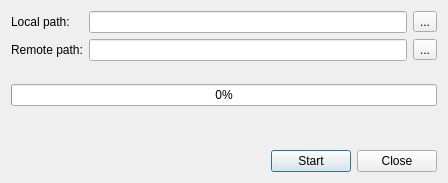
<?xml version="1.0" encoding="UTF-8"?>
<ui version="4.0">
 <class>FileTransferDialog</class>
 <widget class="QDialog" name="FileTransferDialog">
  <property name="geometry">
   <rect>
    <x>0</x>
    <y>0</y>
    <width>448</width>
    <height>183</height>
   </rect>
  </property>
  <property name="windowTitle">
   <string>File transfer</string>
  </property>
  <layout class="QVBoxLayout" name="verticalLayout">
   <item>
    <layout class="QFormLayout" name="formLayout">
     <item row="0" column="0">
      <widget class="QLabel" name="labelStatus_2">
       <property name="text">
        <string>Local path:</string>
       </property>
      </widget>
     </item>
     <item row="0" column="1">
      <layout class="QHBoxLayout" name="horizontalLayout_3">
       <item>
        <widget class="QLineEdit" name="lineEditLocalPath"/>
       </item>
       <item>
        <widget class="QToolButton" name="toolButtonLocalBrowse">
         <property name="text">
          <string>...</string>
         </property>
        </widget>
       </item>
      </layout>
     </item>
     <item row="1" column="0">
      <widget class="QLabel" name="labelStatus_3">
       <property name="text">
        <string>Remote path:</string>
       </property>
      </widget>
     </item>
     <item row="1" column="1">
      <layout class="QHBoxLayout" name="horizontalLayout_4">
       <item>
        <widget class="QLineEdit" name="lineEditRemotePath"/>
       </item>
       <item>
        <widget class="QToolButton" name="toolButtonRemoteBrowse">
         <property name="text">
          <string>...</string>
         </property>
        </widget>
       </item>
      </layout>
     </item>
    </layout>
   </item>
   <item>
    <spacer name="verticalSpacer_2">
     <property name="orientation">
      <enum>Qt::Vertical</enum>
     </property>
     <property name="sizeHint" stdset="0">
      <size>
       <width>20</width>
       <height>40</height>
      </size>
     </property>
    </spacer>
   </item>
   <item>
    <widget class="QProgressBar" name="progressBar">
     <property name="value">
      <number>0</number>
     </property>
    </widget>
   </item>
   <item>
    <spacer name="verticalSpacer">
     <property name="orientation">
      <enum>Qt::Vertical</enum>
     </property>
     <property name="sizeHint" stdset="0">
      <size>
       <width>20</width>
       <height>40</height>
      </size>
     </property>
    </spacer>
   </item>
   <item>
    <widget class="QLabel" name="labelStatus">
     <property name="text">
      <string/>
     </property>
    </widget>
   </item>
   <item>
    <layout class="QHBoxLayout" name="horizontalLayout_2">
     <item>
      <spacer name="horizontalSpacer">
       <property name="orientation">
        <enum>Qt::Horizontal</enum>
       </property>
       <property name="sizeHint" stdset="0">
        <size>
         <width>40</width>
         <height>20</height>
        </size>
       </property>
      </spacer>
     </item>
     <item>
      <widget class="QPushButton" name="pushButtonStart">
       <property name="sizePolicy">
        <sizepolicy hsizetype="Maximum" vsizetype="Fixed">
         <horstretch>0</horstretch>
         <verstretch>0</verstretch>
        </sizepolicy>
       </property>
       <property name="text">
        <string>Start</string>
       </property>
       <property name="icon">
        <iconset resource="../res/icons/icons.qrc">
         <normaloff>:/icons/transfer.png</normaloff>:/icons/transfer.png</iconset>
       </property>
      </widget>
     </item>
     <item>
      <widget class="QPushButton" name="pushButtonClose">
       <property name="sizePolicy">
        <sizepolicy hsizetype="Maximum" vsizetype="Fixed">
         <horstretch>0</horstretch>
         <verstretch>0</verstretch>
        </sizepolicy>
       </property>
       <property name="text">
        <string>Close</string>
       </property>
      </widget>
     </item>
    </layout>
   </item>
  </layout>
 </widget>
 <resources>
  <include location="../res/icons/icons.qrc"/>
 </resources>
 <connections/>
</ui>
